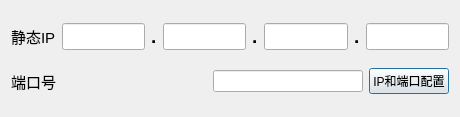
<?xml version="1.0" encoding="UTF-8"?>
<ui version="4.0">
 <class>dlg_ipConfig</class>
 <widget class="QDialog" name="dlg_ipConfig">
  <property name="geometry">
   <rect>
    <x>0</x>
    <y>0</y>
    <width>460</width>
    <height>117</height>
   </rect>
  </property>
  <property name="windowTitle">
   <string>Dialog</string>
  </property>
  <layout class="QGridLayout" name="gridLayout">
   <item row="0" column="0">
    <layout class="QHBoxLayout" name="horizontalLayout">
     <item>
      <widget class="QLabel" name="label_3">
       <property name="font">
        <font>
         <pointsize>11</pointsize>
        </font>
       </property>
       <property name="text">
        <string>静态IP</string>
       </property>
      </widget>
     </item>
     <item>
      <widget class="QLineEdit" name="lineEdit_IP1">
       <property name="font">
        <font>
         <pointsize>12</pointsize>
        </font>
       </property>
       <property name="text">
        <string/>
       </property>
      </widget>
     </item>
     <item>
      <widget class="QLabel" name="label_4">
       <property name="font">
        <font>
         <pointsize>14</pointsize>
         <bold>true</bold>
        </font>
       </property>
       <property name="text">
        <string>.</string>
       </property>
      </widget>
     </item>
     <item>
      <widget class="QLineEdit" name="lineEdit_IP2">
       <property name="font">
        <font>
         <pointsize>12</pointsize>
        </font>
       </property>
       <property name="text">
        <string/>
       </property>
      </widget>
     </item>
     <item>
      <widget class="QLabel" name="label_5">
       <property name="font">
        <font>
         <pointsize>14</pointsize>
         <bold>true</bold>
        </font>
       </property>
       <property name="text">
        <string>.</string>
       </property>
      </widget>
     </item>
     <item>
      <widget class="QLineEdit" name="lineEdit_IP3">
       <property name="font">
        <font>
         <pointsize>12</pointsize>
        </font>
       </property>
       <property name="text">
        <string/>
       </property>
      </widget>
     </item>
     <item>
      <widget class="QLabel" name="label_6">
       <property name="font">
        <font>
         <pointsize>14</pointsize>
         <bold>true</bold>
        </font>
       </property>
       <property name="text">
        <string>.</string>
       </property>
      </widget>
     </item>
     <item>
      <widget class="QLineEdit" name="lineEdit_IP4">
       <property name="font">
        <font>
         <pointsize>12</pointsize>
        </font>
       </property>
       <property name="text">
        <string/>
       </property>
      </widget>
     </item>
    </layout>
   </item>
   <item row="1" column="0">
    <layout class="QHBoxLayout" name="horizontalLayout_2">
     <item>
      <widget class="QLabel" name="label_7">
       <property name="font">
        <font>
         <pointsize>11</pointsize>
        </font>
       </property>
       <property name="text">
        <string>端口号</string>
       </property>
      </widget>
     </item>
     <item>
      <spacer name="horizontalSpacer_3">
       <property name="orientation">
        <enum>Qt::Horizontal</enum>
       </property>
       <property name="sizeHint" stdset="0">
        <size>
         <width>40</width>
         <height>20</height>
        </size>
       </property>
      </spacer>
     </item>
     <item>
      <widget class="QLineEdit" name="lineEdit_port"/>
     </item>
     <item>
      <widget class="QPushButton" name="pushButton_sendIP">
       <property name="text">
        <string>IP和端口配置</string>
       </property>
      </widget>
     </item>
    </layout>
   </item>
  </layout>
 </widget>
 <resources/>
 <connections/>
</ui>
